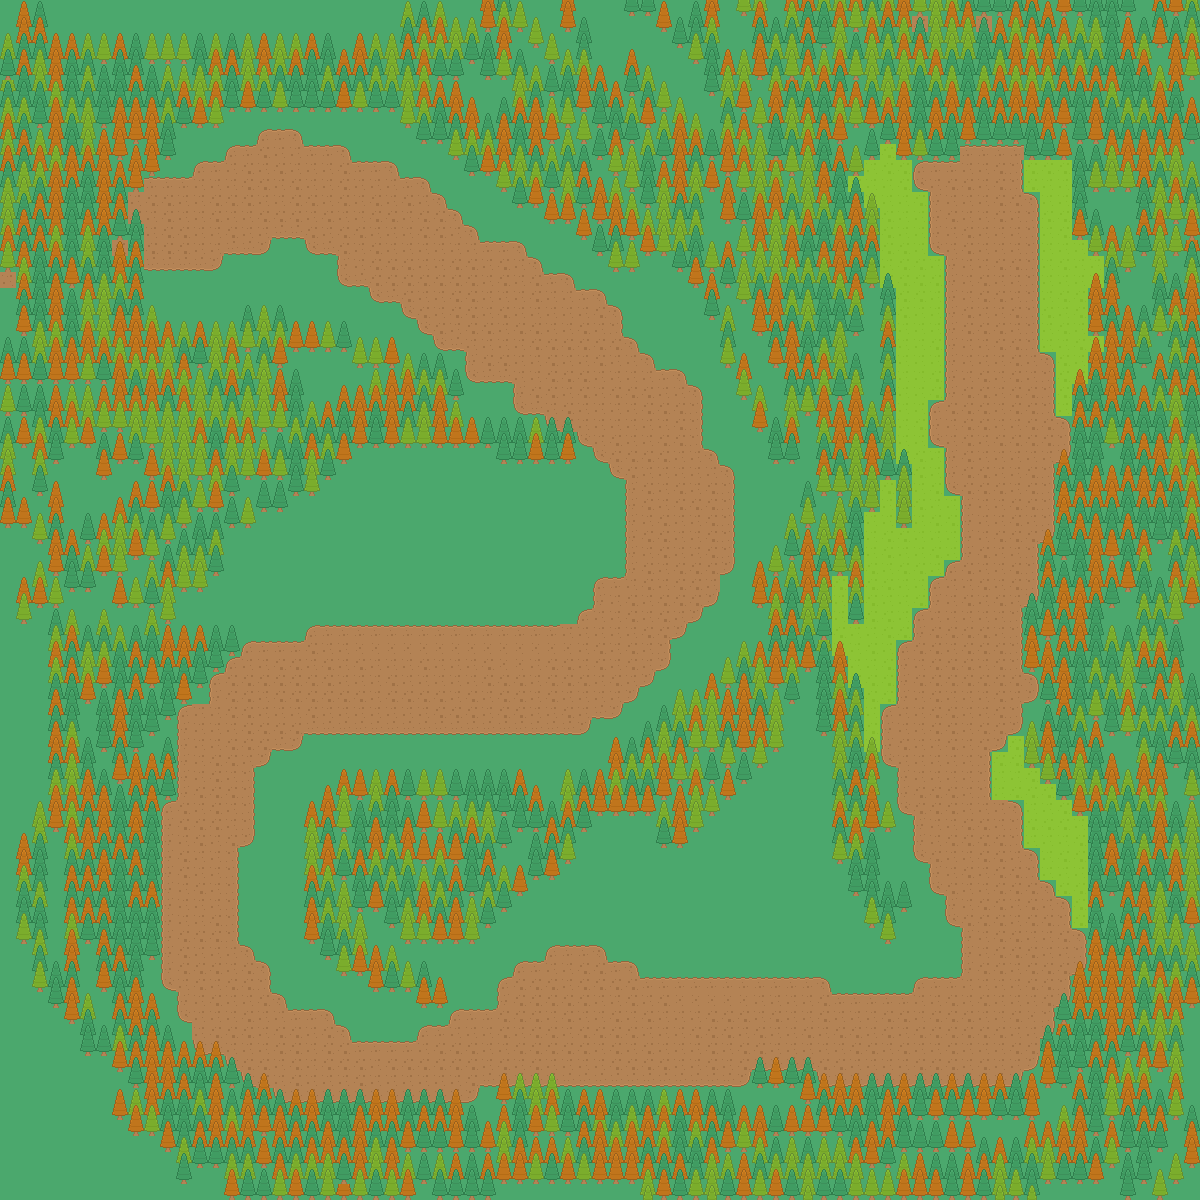

Rendered tile map (Tiled .tmx) drawn with the repository's tilesets; below, a short description and the map source with its tile grids summarised:
An orthogonal 75x75 tile map with 16x16 px tiles, 3 tile layers (BASE, street, tree tops), 1 hidden layer not drawn, 2 tilesets.

<map version="1.0" orientation="orthogonal" renderorder="left-down" width="75" height="75" tilewidth="16" tileheight="16" nextobjectid="1">
 <tileset firstgid="1" name="roguelikeSheet_transparent" tilewidth="16" tileheight="16" spacing="1" tilecount="1767" columns="57">
  <image source="../roguelike-pack/Spritesheet/roguelikeSheet_transparent.png" width="968" height="526" />
 </tileset>
 <tileset firstgid="1768" name="red-collision-box" tilewidth="16" tileheight="16" spacing="1" tilecount="1" columns="1">
  <image source="../GamesPlusJames - Unity 2D RPG/red-collision-box.png" width="16" height="16" />
 </tileset>
 <layer name="BASE" width="75" height="75">
  <data>[5625 cells, 5625 non-empty, 1 distinct tile ids]</data>
 </layer>
 <layer name="street" width="75" height="75">
  <data>[5625 cells, 4007 non-empty, 17 distinct tile ids]</data>
 </layer>
 <layer name="tree tops" width="75" height="75">
  <data>[5625 cells, 2338 non-empty, 3 distinct tile ids]</data>
 </layer>
 <layer name="collision" width="75" height="75" visible="0" opacity="0.39">
  <data>[5625 cells, 630 non-empty, 1 distinct tile ids]</data>
 </layer>
</map>
